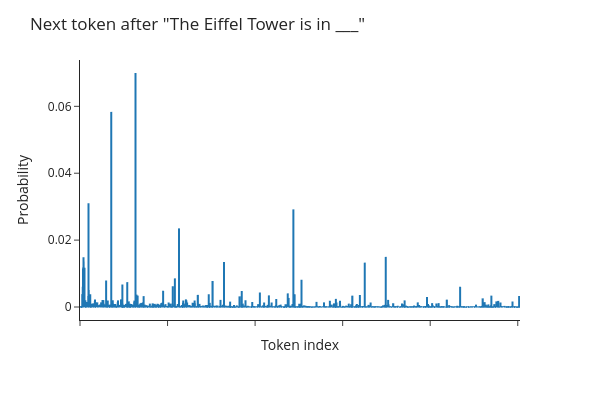

The notebook cell saved with this chart:
### Markdown cell above
We'll explain these numbers one at a time.

The $10$ isn't important just yet: our model is processing the text *in parallel*, so it's making a prediction for each token at the same time. This parallelism makes the model efficient, and we'll talk more about it in the next section.

The $50257$ represents our entire vocabulary (notice it's the size of our tokenizer!). The language model outputs a list of numbers, one for each vocabulary item, that represents how likely that item is to be the next token. When we take the [softmax](https://en.wikipedia.org/wiki/Softmax_function) of these weights, we get a *probability distribution* over what the next token in the vocabulary is.

### Code cell
import plotly.express as px

# guessing the next token
next_token_probability = outputs[-1] # (50527,)
# softmax gives us a distribution (sums up to 1)
next_token_probability = next_token_probability.softmax(dim=-1) # (50527,)

fig = px.line(
    x = range(len(next_token_probability)),
    y = next_token_probability.cpu().numpy(),
    template = 'simple_white',
    width = 600,
    height = 400
)

# prettify
fig.update_layout(xaxis=dict(showticklabels=False,
                             title='Token index'),
                  yaxis=dict(title='Probability'),
                  title="Next token after \"The Eiffel Tower is in ___\"")

fig.show()

### Figure 1 — Plotly figure (JSON) as saved in the notebook; plotly's stock layout.template omitted (floating-point values rounded to 4 significant figures; data arrays with more than 128 entries replaced by an {"elided": "..."} marker saying what was removed)
{"data": [{"hovertemplate": "x=%{x}<br>y=%{y}<extra></extra>", "legendgroup": "", "line": {"color": "#1F77B4", "dash": "solid"}, "marker": {"symbol": "circle"}, "mode": "lines", "name": "", "showlegend": false, "type": "scattergl", "x": {"elided": "50257 int values"}, "xaxis": "x", "y": {"elided": "50257 float values"}, "yaxis": "y"}], "layout": {"height": 400, "legend": {"tracegroupgap": 0}, "margin": {"t": 60}, "title": {"text": "Next token after \"The Eiffel Tower is in ___\""}, "width": 600, "xaxis": {"anchor": "y", "domain": [0, 1], "showticklabels": false, "title": {"text": "Token index"}}, "yaxis": {"anchor": "x", "domain": [0, 1], "title": {"text": "Probability"}}}}
